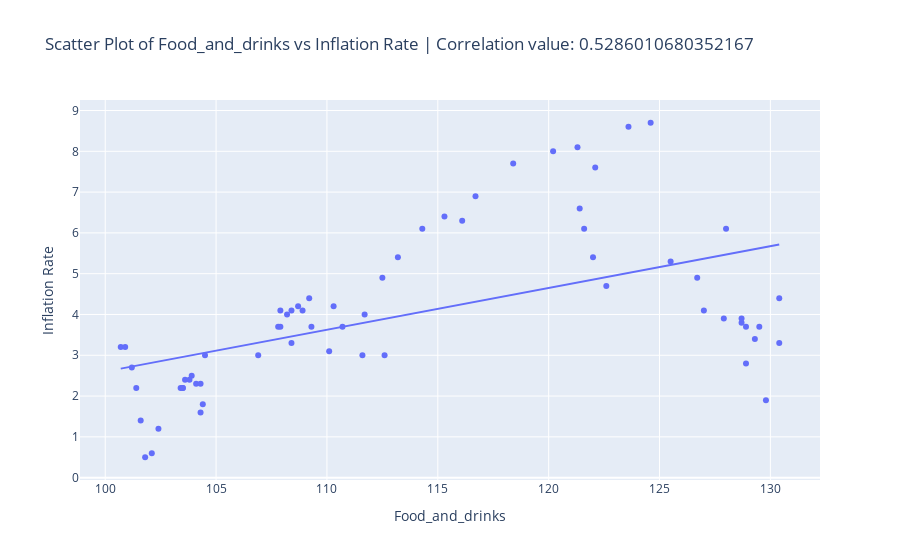
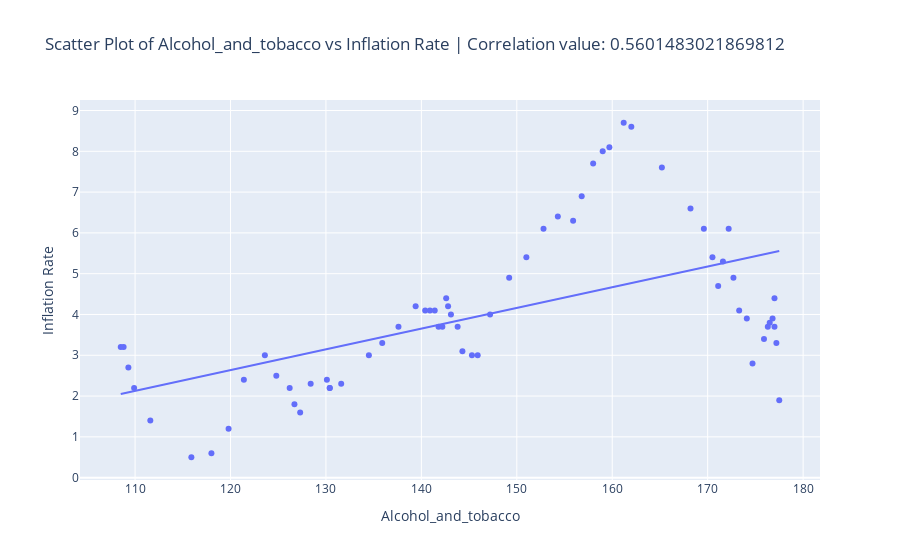
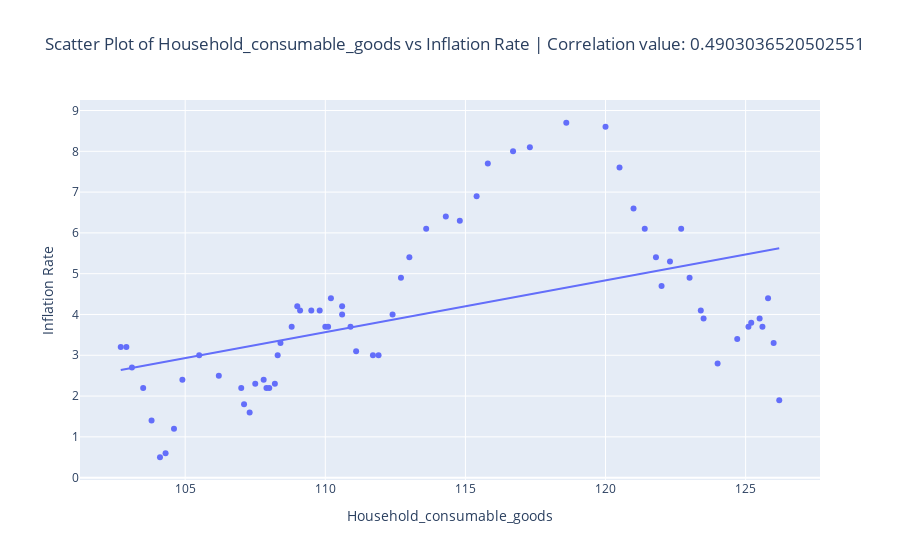
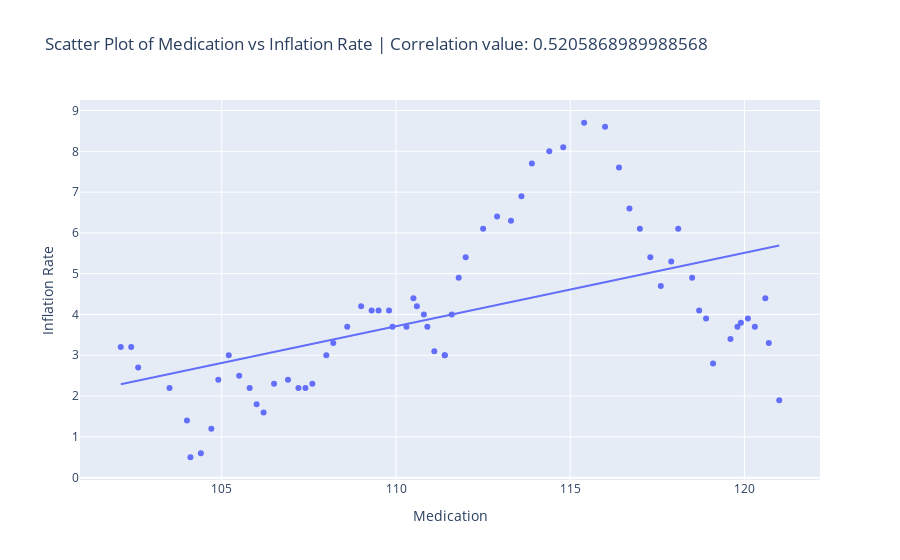

Notebook source saved alongside these figures, in order:
### Markdown cell above
### Results

### Code cell
cpi_components = ['Food_and_drinks', 'Alcohol_and_tobacco', 'Household_consumable_goods', 'Medication', 'Stationery']

for component in cpi_components:
    fig = px.scatter(
        merged_data,
        x=component,
        y='Rate',
        title=f'Scatter Plot of {component} vs Inflation Rate | Correlation value: {np.corrcoef(merged_data["Rate"], merged_data[component])[0][1]}',
        labels={component: component, 'Rate': 'Inflation Rate'},
        trendline='ols'  # Add a trendline
    )
    fig.show()
